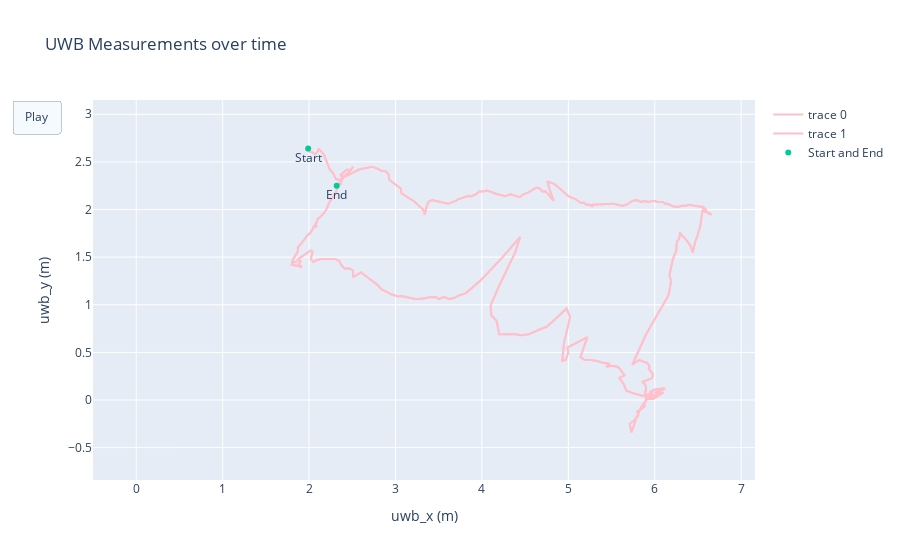

The code cell stored with this chart in its notebook:
### Markdown cell above
Now let's see the measurements under remote control alone of polygon movement:

### Code cell
import plotly.graph_objects as go
# polygon trajectory remote control
ptdf = pd.read_csv('control.csv')
puwb_x = ptdf.uwb_x
puwb_y = ptdf.uwb_y
pvel_linear_x = ptdf.vel_linear_x
# first nonzero value for uwb_x
ini_index = puwb_x.ne(0).idxmax()

xm = np.min(puwb_x) - 0.5
xM = np.max(puwb_x) + 0.5
ym = np.min(puwb_y) - 0.5
yM = np.max(puwb_y) + 0.5

# parameter duration: the smaller, the faster the animation is
fig = go.Figure(
    # name='trace' can be a param inside go.Scatter
    # duplicate go.Scatter is only for demonstration
    data=[go.Scatter(x=puwb_x[ini_index:], y=puwb_y[ini_index:],
                     mode="lines",
                     line=dict(width=2, color="pink")),
          go.Scatter(x=puwb_x[ini_index:], y=puwb_y[ini_index:],
                     mode="lines",
                     line=dict(width=2, color="pink")),
          # go.Scatter(x=x, y=y,
          #            mode="lines",
          #            line=dict(width=2, color="blue")),
          ],
    layout=go.Layout(
        xaxis=dict(title='uwb_x (m)', range=[xm, xM],
                   autorange=False, zeroline=False),
        yaxis=dict(title='uwb_y (m)', range=[ym, yM],
                   autorange=False, zeroline=False),
        title_text="UWB Measurements over time", hovermode="closest",
        updatemenus=[dict(type="buttons",
                          buttons=[dict(args=[None, {"frame": {"duration": 1,
                                                               "redraw": False},
                                                     "fromcurrent": True,
                                                     "transition": {"duration": 0.1}}],
                                        label="Play",
                                        method="animate"
                                        )])]),
    frames=[go.Frame(
        data=[go.Scatter(
            x=[puwb_x[k]],
            y=[puwb_y[k]],
            mode="markers",
            name='tag in the trace',
            marker=dict(color="red", size=10))])
            for k in range(ini_index, len(ptdf))]
)

fig.add_trace(go.Scatter(
    x=[puwb_x[ini_index], puwb_x[len(ptdf) - 1]],
    y=[puwb_y[ini_index], puwb_y[len(ptdf) - 1]],
    mode="markers+text",
    name="Start and End",
    text=["Start", "End"],
    textposition="bottom center"
))

fig.show()

### Figure 1 — Plotly figure (JSON) as saved in the notebook; plotly's stock layout.template omitted (floating-point values rounded to 4 significant figures; data arrays with more than 128 entries replaced by an {"elided": "..."} marker saying what was removed)
{"data": [{"line": {"color": "pink", "width": 2}, "mode": "lines", "type": "scatter", "x": {"elided": "3888 float values"}, "y": {"elided": "3888 float values"}}, {"line": {"color": "pink", "width": 2}, "mode": "lines", "type": "scatter", "x": {"elided": "3888 float values"}, "y": {"elided": "3888 float values"}}, {"mode": "markers+text", "name": "Start and End", "text": ["Start", "End"], "textposition": "bottom center", "type": "scatter", "x": [1.99, 2.32], "y": [2.64, 2.25]}], "layout": {"hovermode": "closest", "title": {"text": "UWB Measurements over time"}, "updatemenus": [{"buttons": [{"args": [null, {"frame": {"duration": 1, "redraw": false}, "fromcurrent": true, "transition": {"duration": 0.1}}], "label": "Play", "method": "animate"}], "type": "buttons"}], "xaxis": {"autorange": false, "range": [-0.5, 7.16], "title": {"text": "uwb_x (m)"}, "zeroline": false}, "yaxis": {"autorange": false, "range": [-0.84, 3.15], "title": {"text": "uwb_y (m)"}, "zeroline": false}}}
